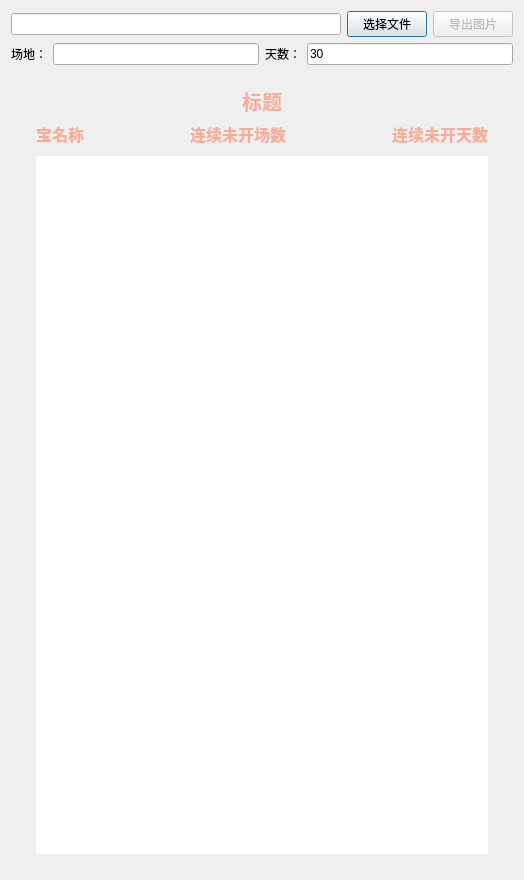
<?xml version="1.0" encoding="UTF-8"?>
<ui version="4.0">
 <class>DesolateTotolClass</class>
 <widget class="QDialog" name="DesolateTotolClass">
  <property name="geometry">
   <rect>
    <x>0</x>
    <y>0</y>
    <width>524</width>
    <height>880</height>
   </rect>
  </property>
  <property name="windowTitle">
   <string>冷宝统计</string>
  </property>
  <layout class="QVBoxLayout" name="verticalLayout_6">
   <item>
    <layout class="QHBoxLayout" name="horizontalLayout_3">
     <item>
      <widget class="QLineEdit" name="lineEdit_filepath"/>
     </item>
     <item>
      <widget class="QPushButton" name="pushButton_selfile">
       <property name="text">
        <string>选择文件</string>
       </property>
      </widget>
     </item>
     <item>
      <widget class="QPushButton" name="pushButton_export">
       <property name="enabled">
        <bool>false</bool>
       </property>
       <property name="text">
        <string>导出图片</string>
       </property>
      </widget>
     </item>
    </layout>
   </item>
   <item>
    <layout class="QHBoxLayout" name="horizontalLayout_4">
     <item>
      <widget class="QLabel" name="label_3">
       <property name="text">
        <string>场地：</string>
       </property>
      </widget>
     </item>
     <item>
      <widget class="QLineEdit" name="lineEdit_title"/>
     </item>
     <item>
      <widget class="QLabel" name="label_4">
       <property name="text">
        <string>天数：</string>
       </property>
      </widget>
     </item>
     <item>
      <widget class="QLineEdit" name="lineEdit_title_days">
       <property name="text">
        <string>30</string>
       </property>
      </widget>
     </item>
    </layout>
   </item>
   <item>
    <widget class="QWidget" name="widget_chart" native="true">
     <property name="sizePolicy">
      <sizepolicy hsizetype="Expanding" vsizetype="Expanding">
       <horstretch>0</horstretch>
       <verstretch>0</verstretch>
      </sizepolicy>
     </property>
     <layout class="QVBoxLayout" name="verticalLayout_12">
      <property name="leftMargin">
       <number>25</number>
      </property>
      <property name="topMargin">
       <number>15</number>
      </property>
      <property name="rightMargin">
       <number>25</number>
      </property>
      <property name="bottomMargin">
       <number>15</number>
      </property>
      <item>
       <layout class="QVBoxLayout" name="verticalLayout_5">
        <item>
         <widget class="QLabel" name="label_title">
          <property name="font">
           <font>
            <family>楷体</family>
            <pointsize>15</pointsize>
            <weight>75</weight>
            <italic>false</italic>
            <bold>true</bold>
           </font>
          </property>
          <property name="styleSheet">
           <string notr="true">color: rgb(246, 172, 152);</string>
          </property>
          <property name="text">
           <string>标题</string>
          </property>
          <property name="alignment">
           <set>Qt::AlignCenter</set>
          </property>
         </widget>
        </item>
        <item>
         <layout class="QHBoxLayout" name="horizontalLayout_9" stretch="0,1,0">
          <item>
           <widget class="QLabel" name="label_good_name">
            <property name="minimumSize">
             <size>
              <width>0</width>
              <height>0</height>
             </size>
            </property>
            <property name="maximumSize">
             <size>
              <width>16777215</width>
              <height>16777215</height>
             </size>
            </property>
            <property name="font">
             <font>
              <family>楷体</family>
              <pointsize>12</pointsize>
              <weight>75</weight>
              <bold>true</bold>
             </font>
            </property>
            <property name="styleSheet">
             <string notr="true">color: rgb(246, 172, 152);</string>
            </property>
            <property name="text">
             <string>宝名称</string>
            </property>
            <property name="alignment">
             <set>Qt::AlignCenter</set>
            </property>
           </widget>
          </item>
          <item>
           <widget class="QLabel" name="label">
            <property name="font">
             <font>
              <family>楷体</family>
              <pointsize>12</pointsize>
              <weight>75</weight>
              <bold>true</bold>
             </font>
            </property>
            <property name="styleSheet">
             <string notr="true">color: rgb(246, 172, 152);</string>
            </property>
            <property name="text">
             <string>连续未开场数</string>
            </property>
            <property name="alignment">
             <set>Qt::AlignCenter</set>
            </property>
           </widget>
          </item>
          <item>
           <widget class="QLabel" name="label_2">
            <property name="font">
             <font>
              <family>楷体</family>
              <pointsize>12</pointsize>
              <weight>75</weight>
              <bold>true</bold>
             </font>
            </property>
            <property name="styleSheet">
             <string notr="true">color: rgb(246, 172, 152);</string>
            </property>
            <property name="text">
             <string>连续未开天数</string>
            </property>
            <property name="alignment">
             <set>Qt::AlignCenter</set>
            </property>
           </widget>
          </item>
         </layout>
        </item>
       </layout>
      </item>
      <item>
       <spacer name="verticalSpacer">
        <property name="orientation">
         <enum>Qt::Vertical</enum>
        </property>
        <property name="sizeType">
         <enum>QSizePolicy::Fixed</enum>
        </property>
        <property name="sizeHint" stdset="0">
         <size>
          <width>20</width>
          <height>4</height>
         </size>
        </property>
       </spacer>
      </item>
      <item>
       <widget class="QTableWidget" name="tableWidget_totol">
        <property name="sizePolicy">
         <sizepolicy hsizetype="Expanding" vsizetype="Expanding">
          <horstretch>0</horstretch>
          <verstretch>0</verstretch>
         </sizepolicy>
        </property>
        <property name="font">
         <font>
          <pointsize>11</pointsize>
          <weight>75</weight>
          <bold>true</bold>
         </font>
        </property>
        <property name="focusPolicy">
         <enum>Qt::NoFocus</enum>
        </property>
        <property name="frameShape">
         <enum>QFrame::NoFrame</enum>
        </property>
        <property name="lineWidth">
         <number>0</number>
        </property>
        <property name="verticalScrollBarPolicy">
         <enum>Qt::ScrollBarAlwaysOff</enum>
        </property>
        <property name="horizontalScrollBarPolicy">
         <enum>Qt::ScrollBarAlwaysOff</enum>
        </property>
        <property name="autoScroll">
         <bool>false</bool>
        </property>
        <property name="editTriggers">
         <set>QAbstractItemView::NoEditTriggers</set>
        </property>
        <property name="showGrid">
         <bool>false</bool>
        </property>
        <property name="rowCount">
         <number>36</number>
        </property>
        <property name="columnCount">
         <number>3</number>
        </property>
        <attribute name="horizontalHeaderVisible">
         <bool>false</bool>
        </attribute>
        <attribute name="horizontalHeaderCascadingSectionResizes">
         <bool>false</bool>
        </attribute>
        <attribute name="horizontalHeaderDefaultSectionSize">
         <number>60</number>
        </attribute>
        <attribute name="horizontalHeaderHighlightSections">
         <bool>false</bool>
        </attribute>
        <attribute name="horizontalHeaderStretchLastSection">
         <bool>false</bool>
        </attribute>
        <attribute name="verticalHeaderVisible">
         <bool>false</bool>
        </attribute>
        <attribute name="verticalHeaderCascadingSectionResizes">
         <bool>false</bool>
        </attribute>
        <attribute name="verticalHeaderDefaultSectionSize">
         <number>20</number>
        </attribute>
        <attribute name="verticalHeaderHighlightSections">
         <bool>false</bool>
        </attribute>
        <attribute name="verticalHeaderStretchLastSection">
         <bool>false</bool>
        </attribute>
        <row/>
        <row/>
        <row/>
        <row/>
        <row/>
        <row/>
        <row/>
        <row/>
        <row/>
        <row/>
        <row/>
        <row/>
        <row/>
        <row/>
        <row/>
        <row/>
        <row/>
        <row/>
        <row/>
        <row/>
        <row/>
        <row/>
        <row/>
        <row/>
        <row/>
        <row/>
        <row/>
        <row/>
        <row/>
        <row/>
        <row/>
        <row/>
        <row/>
        <row/>
        <row/>
        <row/>
        <column/>
        <column/>
        <column/>
       </widget>
      </item>
     </layout>
    </widget>
   </item>
  </layout>
 </widget>
 <layoutdefault spacing="6" margin="11"/>
 <resources>
  <include location="DesolateTotol.qrc"/>
 </resources>
 <connections>
  <connection>
   <sender>pushButton_selfile</sender>
   <signal>clicked()</signal>
   <receiver>DesolateTotolClass</receiver>
   <slot>setfilepath()</slot>
   <hints>
    <hint type="sourcelabel">
     <x>432</x>
     <y>32</y>
    </hint>
    <hint type="destinationlabel">
     <x>462</x>
     <y>57</y>
    </hint>
   </hints>
  </connection>
  <connection>
   <sender>pushButton_export</sender>
   <signal>clicked()</signal>
   <receiver>DesolateTotolClass</receiver>
   <slot>on_export()</slot>
   <hints>
    <hint type="sourcelabel">
     <x>513</x>
     <y>26</y>
    </hint>
    <hint type="destinationlabel">
     <x>542</x>
     <y>20</y>
    </hint>
   </hints>
  </connection>
  <connection>
   <sender>lineEdit_title</sender>
   <signal>textChanged(QString)</signal>
   <receiver>DesolateTotolClass</receiver>
   <slot>UpdateDesolateView()</slot>
   <hints>
    <hint type="sourcelabel">
     <x>172</x>
     <y>52</y>
    </hint>
    <hint type="destinationlabel">
     <x>594</x>
     <y>67</y>
    </hint>
   </hints>
  </connection>
  <connection>
   <sender>lineEdit_title_days</sender>
   <signal>textChanged(QString)</signal>
   <receiver>DesolateTotolClass</receiver>
   <slot>UpdateDesolateView()</slot>
   <hints>
    <hint type="sourcelabel">
     <x>408</x>
     <y>46</y>
    </hint>
    <hint type="destinationlabel">
     <x>589</x>
     <y>45</y>
    </hint>
   </hints>
  </connection>
 </connections>
 <slots>
  <slot>settitle()</slot>
  <slot>setfilepath()</slot>
  <slot>on_export()</slot>
  <slot>UpdateDesolateView()</slot>
 </slots>
</ui>
